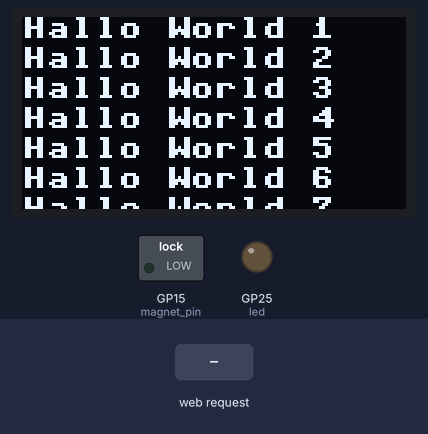
The program below on a simulated Raspberry Pi Pico running MicroPython. On the bench: 128×64 one-colour display, switched loads named in the program (green lamp = pin HIGH), output pins drawn as LEDs (lit = HIGH). The test bench sets the inputs (shaded band). WiFi joins after 1.5 s; library files of the repository ran but are not shown: pca9685.py, servo.py, ssd1306.py; what the program prints to the serial console is not drawn.

Above: at 0.2 s.
At 7.4 s:
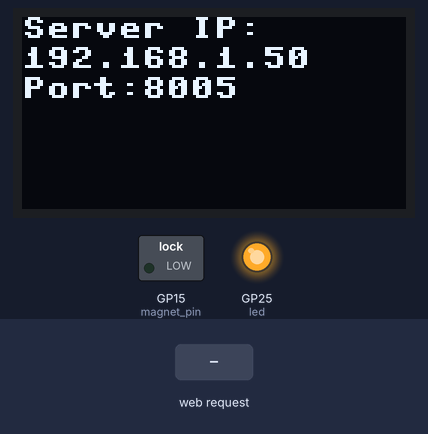
7.5 s: HTTP request GET / received
Timing chart, 0 to 10.5 s (numbered marks = the images above; inputs shaded):
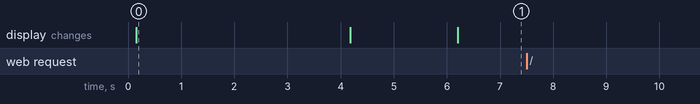

The program:

main.py
```python
import network
import rp2
import utime as time
import socket
import json
from machine import I2C, Pin, ADC
from pca9685 import PCA9685
from servo import Servos
import ssd1306
import time

# Display wating time
pause = 4 # in sekounds


# Wifi data
ssid = 'IoTRaum103'
wlPw = 'IoTRaum103'
rp2.country('DE')
PORT = 8005

# initialize servo and i2c
sda = Pin(18)
scl = Pin(19)
i2c_id = 1
i2c = I2C(id=i2c_id, sda=sda, scl=scl)
pca = PCA9685(i2c=i2c)
servo = Servos(i2c=i2c)

# initialize display
print('OLED-Display initialisieren')
oled_width = 128 # with: Pixel
oled_height = 64 # hight: Pixel
display = ssd1306.SSD1306_I2C(oled_width, oled_height, i2c)
time.sleep(0.1)

# Display test
print('Text zeilenweise darstellen')
display.text('Hallo World 1', 0, 0) # Text, X, Y
display.text('Hallo World 2', 0, 10)
display.text('Hallo World 3', 0, 20)
display.text('Hallo World 4', 0, 30)
display.text('Hallo World 5', 0, 40)
display.text('Hallo World 6', 0, 50)
display.text('Hallo World 7', 0, 60)
display.show()

time.sleep(pause)

# delete Display
print('Display deleted')
display.fill(0)
display.show()


# initialize electro magnet
magnet_pin = Pin(15, Pin.OUT)
magnet_state = False

# Flag to control the server loop
server_running = True

# connect to wifi
def wlanConnectundServer():
    global server_running, magnet_state
    wlan = network.WLAN(network.STA_IF)
    wlan.active(True)
    wlan.connect(ssid, wlPw)
    print('Verbindung wird hergestellt...')
    while not wlan.isconnected():
        time.sleep(1)
    print('WLAN verbunden!')
    netConfig = wlan.ifconfig()
    HOST = netConfig[0]

    # HTTP-Server
    addr = socket.getaddrinfo(HOST, PORT)[0][-1]
    s = socket.socket()
    s.setsockopt(socket.SOL_SOCKET, socket.SO_REUSEADDR, 1)
    s.bind((HOST, PORT))
    s.listen(1)
    print('Server läuft auf', addr)
    display.text('Server IP:', 0, 0)
    display.text(HOST, 0, 10)
    display.text('Port:', 0, 20)
    display.text(str(PORT), 40, 20)
    display.show()
    led = Pin("LED", Pin.OUT)
    led.value(1)  # LED on

    try:
        while server_running:
            cl, addr = s.accept()
            print('Client verbunden von', addr)
            request = cl.recv(1024).decode('utf-8')

            if "POST" in request:
                headers, body = request.split("\r\n\r\n", 1)
                data = json.loads(body)
                if data.get("shutdown"):
                    server_running = False
                    print('Display löschen')
                    display.fill(0)
                    display.show()
                    response_data = json.dumps({"message": "Server wird heruntergefahren"})
                elif data.get("magnet") is not None:
                    magnet_state = data["magnet"]
                    magnet_pin.value(magnet_state)
                    print(f"Magnet {'aktiviert' if magnet_state else 'deaktiviert'}")
                    response_data = json.dumps({"message": "Magnet " + ("aktiviert" if magnet_state else "deaktiviert"), "magnet": magnet_state})
                else:
                    x_angle = int(data.get("x", 90))
                    y_angle = int(data.get("y", 90))
                    z_angle = int(data.get("z", 90))

                    # Print the received data and servo positions to the console
                    print(f"Received data: {data}")
                    print(f"Setting servo positions to x: {x_angle}, y: {y_angle}, z: {z_angle}")

                    # Move the servos to the specified angles
                    servo.position(index=0, degrees=max(90, min(270, x_angle)))

                    servo.position(index=1, degrees=max(90, min(270, y_angle)))
                    servo.position(index=2, degrees=max(90, min(270, z_angle)))

                    response_data = json.dumps({"message": "Servos bewegt", "x": x_angle, "y": y_angle, "z": z_angle})
            else:


                    response_data = """\
HTTP/1.1 200 OK
Content-Type: text/html; charset=utf-8
Connection: close

<!DOCTYPE html>
<html>
<head>
    <title>Greifarm Steuerung</title>
    <style>
        body {
            font-family: Arial, sans-serif;
            background-color: #f4f4f9;
            margin: 0;
            padding: 0;
            display: flex;
            justify-content: center;
            align-items: center;
            height: 100vh;
        }
        .container {
            background-color: #fff;
            padding: 20px;
            border-radius: 8px;
            box-shadow: 0 0 10px rgba(0, 0, 0, 0.1);
            text-align: center;
            width: 300px;
        }
        .header {
            background-color: #e0e0e0;
            padding: 10px;
            border-radius: 8px 8px 0 0;
            text-align: center;
        }
        h1 {
            color: #333;
        }
        label {
            display: block;
            margin: 10px 0 5px;
            color: #555;
        }
        input[type="number"] {
            width: 100%;
            padding: 10px;
            margin-bottom: 10px;
            border: 1px solid #ddd;
            border-radius: 4px;
        }
        button {
            background-color: #007bff;
            color: #fff;
            border: none;
            padding: 10px 20px;
            border-radius: 4px;
            cursor: pointer;
            margin-top: 10px;
        }
        button:disabled {
            background-color: #cccccc;
            cursor: not-allowed;
        }
        button:hover:enabled {
            background-color: #0056b3;
        }
        .control-panel {
            background-color: #e0e0e0;
            padding: 10px;
            border-radius: 8px;
            margin-top: 20px;
        }
        .arrow-buttons {
            display: flex;
            justify-content: center;
            align-items: center;
            margin-top: 20px;
        }
        .arrow-buttons div {
            display: flex;
            flex-direction: column;
            align-items: center;
        }
        .arrow-buttons button {
            margin: 5px;
            width: 40px;
            height: 40px;
            font-size: 18px;
            line-height: 18px;
            padding: 0;
        }
    </style>
    <script>
        function sendServoData() {
            let x = document.getElementById("xInput").value;
            let y = document.getElementById("yInput").value;
            let z = document.getElementById("zInput").value;
            x = Math.max(90, Math.min(270, x));
            y = Math.max(90, Math.min(270, y));
            z = Math.max(90, Math.min(270, z));
            fetch("/", {
                method: "POST",
                headers: { "Content-Type": "application/json" },
                body: JSON.stringify({ "x": x, "y": y, "z": z })
            }).then(response => response.json())
              .then(json => console.log(json));

            // Disable the send button for 5 seconds
            let sendButton = document.getElementById("sendButton");
            sendButton.disabled = true;
            setTimeout(() => {
                sendButton.disabled = false;
            }, 5000);
        }
        function moveServo(axis, direction) {
            let input = document.getElementById(axis + "Input");
            let value = parseInt(input.value);
            value += direction;
            if (value > 270) value = 270;
            if (value < 0) value = 0;
            input.value = value;
            sendServoData();
        }
        function toggleMagnet() {
            let magnetState = document.getElementById("magnetButton").innerText === "Magnet Aktivieren";
            fetch("/", {
                method: "POST",
                headers: { "Content-Type": "application/json" },
                body: JSON.stringify({ "magnet": magnetState })
            }).then(response => response.json())
              .then(json => {
                  console.log(json);
                  document.getElementById("magnetButton").innerText = magnetState ? "Magnet Deaktivieren" : "Magnet Aktivieren";
              });
        }
        function shutdownServer() {
            fetch("/", {
                method: "POST",
                headers: { "Content-Type": "application/json" },
                body: JSON.stringify({ "shutdown": true })
            }).then(response => response.json())
              .then(json => console.log(json));
        }
        function validateInput(input) {
            if (input.value > 270) {
                input.value = 270;
            }
            if (input.value < 0) {
                input.value = 0;
            }
        }
    </script>
</head>
<body>
    <div class="container">
        <div class="header">
            <button onclick="shutdownServer()">Server Herunterfahren</button>
        </div>
        <h1>Greifarm Steuerung</h1>
        <label>X:</label> <input type="number" id="xInput" min="0" max="270" value="90" oninput="validateInput(this)"><br>
        <label>Y:</label> <input type="number" id="yInput" min="0" max="270" value="90" oninput="validateInput(this)"><br>
        <label>Z:</label> <input type="number" id="zInput" min="0" max="270" value="90" oninput="validateInput(this)"><br>
        <button onclick="sendServoData()" id="sendButton">Send</button>
        <br><br>
        <button onclick="toggleMagnet()" id="magnetButton">Magnet Aktivieren</button>
        <br> <br>
        <div class="control-panel">
            <div class="arrow-buttons">
                <div>
                    <label>Y-Achse</label>
                    <button onclick="moveServo('y', 10)">&#9650;</button>
                    <button onclick="moveServo('y', -10)">&#9660;</button>
                </div>
                <div style="margin-left: 20px;">
                    <label>X-Achse</label>
                    <button onclick="moveServo('x', -10)">&#9668;</button>
                    <button onclick="moveServo('x', 10)">&#9658;</button>
                </div>
                <div style="margin-left: 20px;">
                    <label>Z-Achse</label>
                    <button onclick="moveServo('z', 10)">&#9650;</button>
                    <button onclick="moveServo('z', -10)">&#9660;</button>
                </div>
            </div>
        </div>
    </div>
</body>
</html>

"""
            cl.send(response_data.encode('utf-8'))
            cl.close()
    except Exception as e:
        print(f"Server error: {e}")
    finally:
        s.close()
        print("Server wurde heruntergefahren")

# Start the server
wlanConnectundServer()
```

Measured:
- after the input at 7.5 s, every drawn part: stays the same
- what the display in image 0 shows lasts 4.0 s, from 0.2 s to 4.2 s
